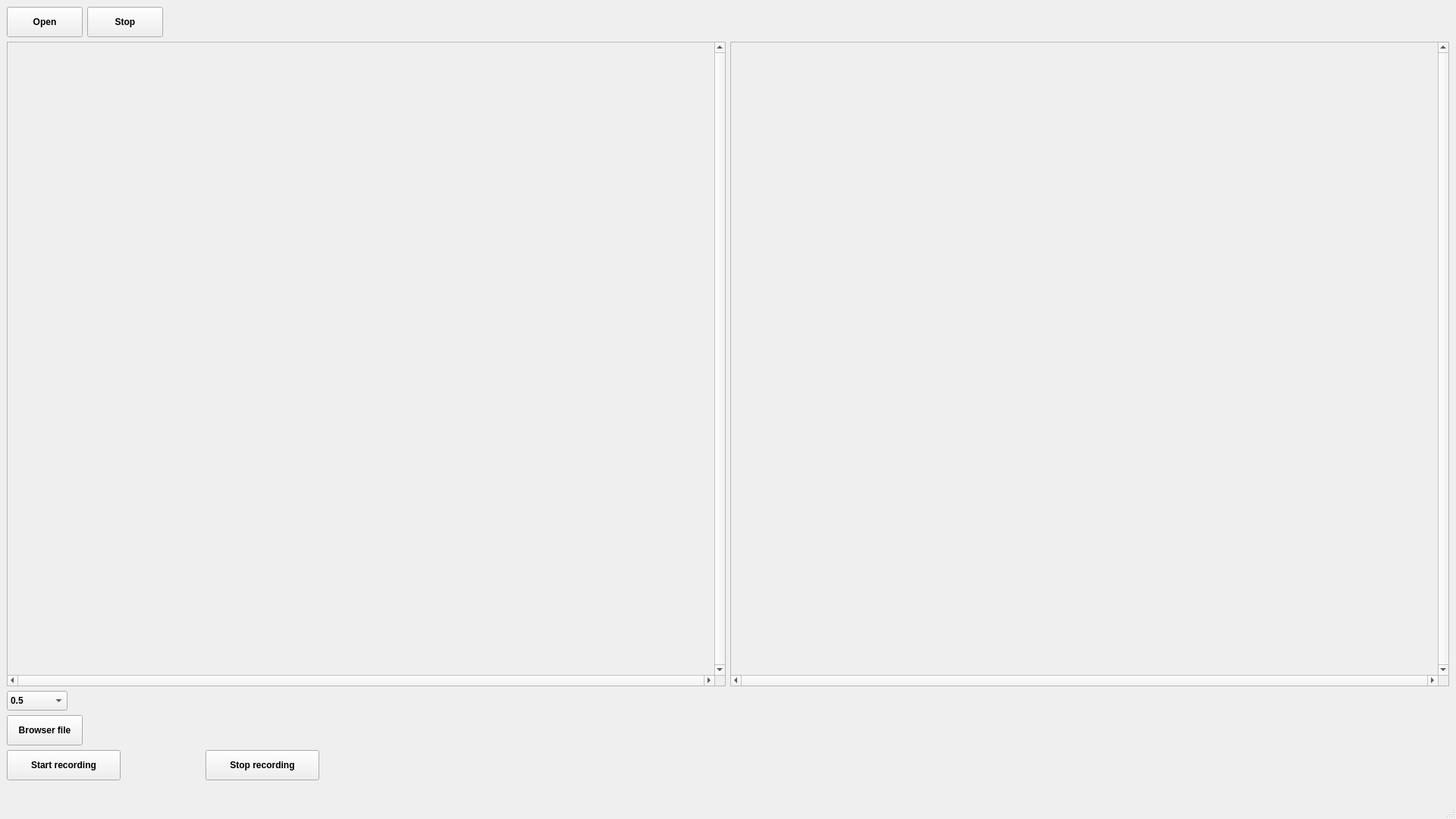
<?xml version="1.0" encoding="UTF-8"?>
<ui version="4.0">
 <class>MainWindow</class>
 <widget class="QMainWindow" name="MainWindow">
  <property name="geometry">
   <rect>
    <x>0</x>
    <y>0</y>
    <width>1920</width>
    <height>1080</height>
   </rect>
  </property>
  <property name="windowTitle">
   <string>Webcam</string>
  </property>
  <widget class="QWidget" name="centralwidget">
   <layout class="QVBoxLayout" name="verticalLayout">
    <item>
     <layout class="QVBoxLayout" name="mainBox">
      <property name="spacing">
       <number>6</number>
      </property>
      <property name="bottomMargin">
       <number>0</number>
      </property>
      <item>
       <layout class="QHBoxLayout" name="top">
        <item>
         <widget class="QPushButton" name="cam_start">
          <property name="minimumSize">
           <size>
            <width>100</width>
            <height>40</height>
           </size>
          </property>
          <property name="font">
           <font>
            <family>Arial</family>
            <weight>75</weight>
            <bold>true</bold>
           </font>
          </property>
          <property name="text">
           <string>Open</string>
          </property>
         </widget>
        </item>
        <item>
         <widget class="QPushButton" name="cam_stop">
          <property name="minimumSize">
           <size>
            <width>100</width>
            <height>40</height>
           </size>
          </property>
          <property name="font">
           <font>
            <family>Arial</family>
            <weight>75</weight>
            <bold>true</bold>
           </font>
          </property>
          <property name="text">
           <string>Stop</string>
          </property>
         </widget>
        </item>
        <item>
         <spacer name="spa1">
          <property name="orientation">
           <enum>Qt::Horizontal</enum>
          </property>
          <property name="sizeHint" stdset="0">
           <size>
            <width>40</width>
            <height>20</height>
           </size>
          </property>
         </spacer>
        </item>
       </layout>
      </item>
      <item>
       <layout class="QHBoxLayout" name="mid">
        <property name="bottomMargin">
         <number>0</number>
        </property>
        <item>
         <widget class="QScrollArea" name="view">
          <property name="minimumSize">
           <size>
            <width>640</width>
            <height>480</height>
           </size>
          </property>
          <property name="verticalScrollBarPolicy">
           <enum>Qt::ScrollBarAlwaysOn</enum>
          </property>
          <property name="horizontalScrollBarPolicy">
           <enum>Qt::ScrollBarAlwaysOn</enum>
          </property>
          <property name="widgetResizable">
           <bool>true</bool>
          </property>
          <widget class="QWidget" name="scrollAreaWidgetContents">
           <property name="geometry">
            <rect>
             <x>0</x>
             <y>0</y>
             <width>927</width>
             <height>821</height>
            </rect>
           </property>
           <widget class="QLabel" name="view_data">
            <property name="geometry">
             <rect>
              <x>0</x>
              <y>0</y>
              <width>650</width>
              <height>650</height>
             </rect>
            </property>
            <property name="minimumSize">
             <size>
              <width>650</width>
              <height>650</height>
             </size>
            </property>
            <property name="text">
             <string/>
            </property>
           </widget>
          </widget>
         </widget>
        </item>
        <item>
         <widget class="QScrollArea" name="view2">
          <property name="minimumSize">
           <size>
            <width>640</width>
            <height>480</height>
           </size>
          </property>
          <property name="verticalScrollBarPolicy">
           <enum>Qt::ScrollBarAlwaysOn</enum>
          </property>
          <property name="horizontalScrollBarPolicy">
           <enum>Qt::ScrollBarAlwaysOn</enum>
          </property>
          <property name="widgetResizable">
           <bool>true</bool>
          </property>
          <widget class="QWidget" name="scrollAreaWidgetContents_3">
           <property name="geometry">
            <rect>
             <x>0</x>
             <y>0</y>
             <width>927</width>
             <height>821</height>
            </rect>
           </property>
           <widget class="QLabel" name="view_data2">
            <property name="geometry">
             <rect>
              <x>0</x>
              <y>0</y>
              <width>652</width>
              <height>650</height>
             </rect>
            </property>
            <property name="text">
             <string/>
            </property>
           </widget>
          </widget>
         </widget>
        </item>
       </layout>
      </item>
      <item>
       <layout class="QHBoxLayout" name="buttom">
        <item>
         <widget class="QComboBox" name="viewRoi">
          <property name="minimumSize">
           <size>
            <width>80</width>
            <height>26</height>
           </size>
          </property>
          <property name="font">
           <font>
            <family>Arial</family>
            <weight>75</weight>
            <bold>true</bold>
           </font>
          </property>
          <item>
           <property name="text">
            <string>0.5</string>
           </property>
          </item>
          <item>
           <property name="text">
            <string>0.75</string>
           </property>
          </item>
          <item>
           <property name="text">
            <string>1.0</string>
           </property>
          </item>
          <item>
           <property name="text">
            <string>1.25</string>
           </property>
          </item>
          <item>
           <property name="text">
            <string>1.5</string>
           </property>
          </item>
         </widget>
        </item>
        <item>
         <spacer name="spa2">
          <property name="orientation">
           <enum>Qt::Horizontal</enum>
          </property>
          <property name="sizeHint" stdset="0">
           <size>
            <width>40</width>
            <height>20</height>
           </size>
          </property>
         </spacer>
        </item>
       </layout>
      </item>
      <item>
       <layout class="QHBoxLayout" name="buttom2">
        <property name="bottomMargin">
         <number>0</number>
        </property>
        <item>
         <widget class="QPushButton" name="browser_button">
          <property name="minimumSize">
           <size>
            <width>100</width>
            <height>40</height>
           </size>
          </property>
          <property name="font">
           <font>
            <family>Arial</family>
            <weight>75</weight>
            <bold>true</bold>
           </font>
          </property>
          <property name="text">
           <string>Browser file</string>
          </property>
         </widget>
        </item>
        <item>
         <widget class="QLabel" name="browser_path">
          <property name="minimumSize">
           <size>
            <width>0</width>
            <height>40</height>
           </size>
          </property>
          <property name="font">
           <font>
            <family>Arial</family>
            <weight>75</weight>
            <bold>true</bold>
           </font>
          </property>
          <property name="text">
           <string/>
          </property>
         </widget>
        </item>
        <item>
         <spacer name="spa3">
          <property name="orientation">
           <enum>Qt::Horizontal</enum>
          </property>
          <property name="sizeHint" stdset="0">
           <size>
            <width>40</width>
            <height>20</height>
           </size>
          </property>
         </spacer>
        </item>
       </layout>
      </item>
      <item>
       <layout class="QHBoxLayout" name="buttom3">
        <property name="bottomMargin">
         <number>0</number>
        </property>
        <item>
         <widget class="QPushButton" name="record_start">
          <property name="minimumSize">
           <size>
            <width>150</width>
            <height>40</height>
           </size>
          </property>
          <property name="font">
           <font>
            <family>Arial</family>
            <weight>75</weight>
            <bold>true</bold>
           </font>
          </property>
          <property name="text">
           <string>Start recording</string>
          </property>
         </widget>
        </item>
        <item>
         <widget class="QLabel" name="record_time">
          <property name="minimumSize">
           <size>
            <width>100</width>
            <height>40</height>
           </size>
          </property>
          <property name="font">
           <font>
            <family>Arial</family>
            <weight>75</weight>
            <bold>true</bold>
           </font>
          </property>
          <property name="text">
           <string/>
          </property>
         </widget>
        </item>
        <item>
         <widget class="QPushButton" name="record_stop">
          <property name="minimumSize">
           <size>
            <width>150</width>
            <height>40</height>
           </size>
          </property>
          <property name="font">
           <font>
            <family>Arial</family>
            <weight>75</weight>
            <bold>true</bold>
           </font>
          </property>
          <property name="text">
           <string>Stop recording</string>
          </property>
         </widget>
        </item>
        <item>
         <spacer name="spa4">
          <property name="orientation">
           <enum>Qt::Horizontal</enum>
          </property>
          <property name="sizeHint" stdset="0">
           <size>
            <width>40</width>
            <height>20</height>
           </size>
          </property>
         </spacer>
        </item>
       </layout>
      </item>
     </layout>
    </item>
    <item>
     <widget class="QLabel" name="label">
      <property name="text">
       <string/>
      </property>
      <property name="pixmap">
       <pixmap>C:/Users/kai/Downloads/back.gif</pixmap>
      </property>
      <property name="scaledContents">
       <bool>true</bool>
      </property>
     </widget>
    </item>
   </layout>
  </widget>
  <widget class="QStatusBar" name="statusbar"/>
 </widget>
 <resources/>
 <connections/>
</ui>
